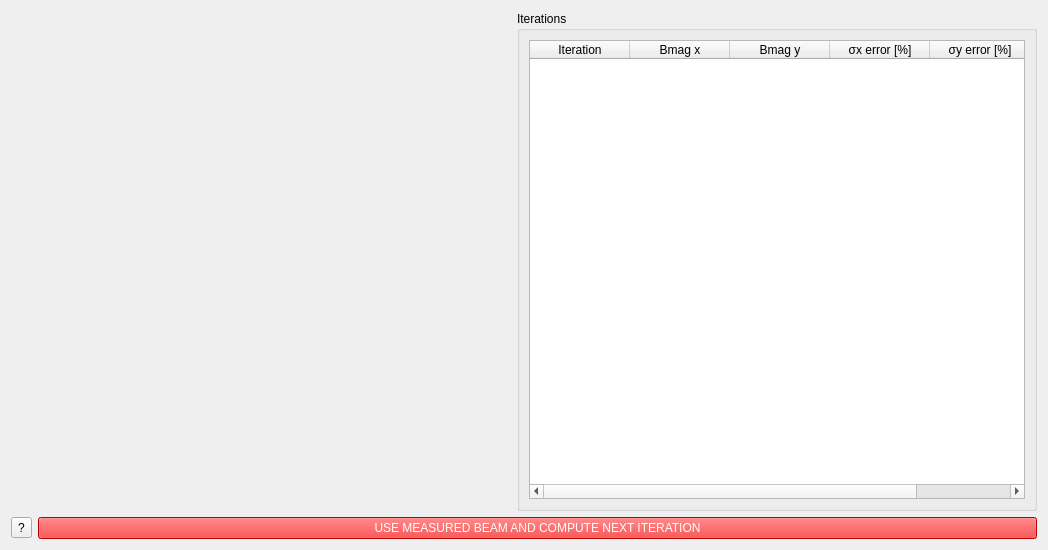
      <widget class="QWidget" name="verificationTab">
       <attribute name="title">
        <string>Verification</string>
       </attribute>
       <layout class="QVBoxLayout" name="verificationVBox">
        <item>
         <layout class="QHBoxLayout" name="verificationHBox">
          <item>
           <widget class="QWidget" name="verifyPlotPlaceholder" native="true">
            <property name="sizePolicy">
             <sizepolicy hsizetype="Expanding" vsizetype="Expanding">
              <horstretch>0</horstretch>
              <verstretch>0</verstretch>
             </sizepolicy>
            </property>
            <property name="minimumSize">
             <size>
              <width>500</width>
              <height>500</height>
             </size>
            </property>
           </widget>
          </item>
          <item>
           <widget class="QGroupBox" name="iterations_group">
            <property name="sizePolicy">
             <sizepolicy hsizetype="Maximum" vsizetype="Preferred">
              <horstretch>0</horstretch>
              <verstretch>0</verstretch>
             </sizepolicy>
            </property>
            <property name="minimumSize">
             <size>
              <width>520</width>
              <height>0</height>
             </size>
            </property>
            <property name="title">
             <string>Iterations</string>
            </property>
            <layout class="QVBoxLayout" name="iterationsVBox">
             <item>
              <widget class="QTableWidget" name="iterations_table">
               <property name="editTriggers">
                <set>QAbstractItemView::NoEditTriggers</set>
               </property>
               <attribute name="verticalHeaderVisible">
                <bool>false</bool>
               </attribute>
               <column>
                <property name="text">
                 <string>Iteration</string>
                </property>
               </column>
               <column>
                <property name="text">
                 <string>Bmag x</string>
                </property>
               </column>
               <column>
                <property name="text">
                 <string>Bmag y</string>
                </property>
               </column>
               <column>
                <property name="text">
                 <string>σx error [%]</string>
                </property>
               </column>
               <column>
                <property name="text">
                 <string>σy error [%]</string>
                </property>
               </column>
              </widget>
             </item>
            </layout>
           </widget>
          </item>
         </layout>
        </item>
        <item>
         <layout class="QHBoxLayout" name="iterateHBox">
          <item>
           <widget class="QToolButton" name="iterate_tooltip">
            <property name="toolTip">
             <string>&lt;html&gt;&lt;head/&gt;&lt;body&gt;&lt;p&gt;Takes the last measurement as the new incoming beam and computes the next correction from the present machine state.&lt;/p&gt;&lt;p&gt;Usually 2–3 iterations are needed, because the model is not perfect (quadrupole calibration, beam energy).&lt;/p&gt;&lt;/body&gt;&lt;/html&gt;</string>
            </property>
            <property name="text">
             <string>?</string>
            </property>
           </widget>
          </item>
          <item>
           <widget class="QPushButton" name="iterate_button">
            <property name="styleSheet">
             <string notr="true">background-color: red; color: white;</string>
            </property>
            <property name="text">
             <string>USE MEASURED BEAM AND COMPUTE NEXT ITERATION</string>
            </property>
           </widget>
          </item>
         </layout>
        </item>
       </layout>
      </widget>
